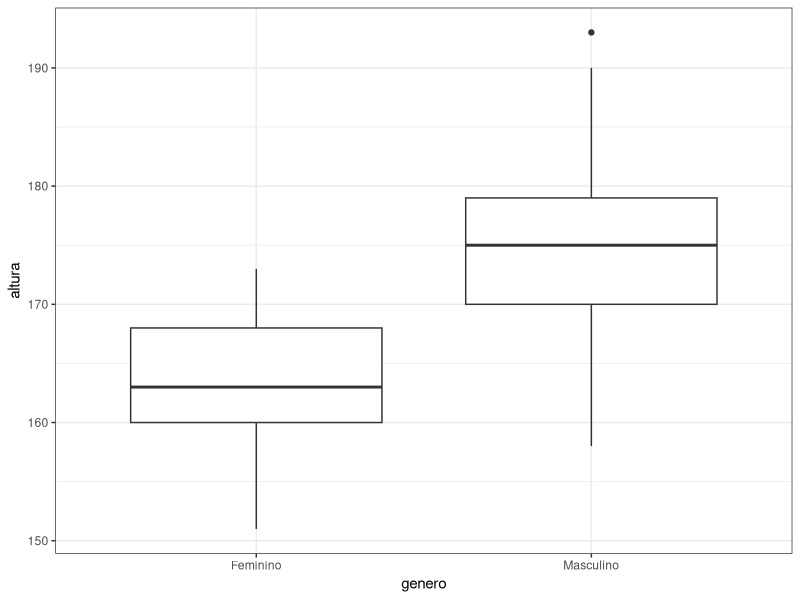

Source code (R): (Note: this script raises an error after producing the figure.)
## Pratica referente aos videos 17 e 18

#Para praticar o que aprendemos neste capitulo, use o conjunto de dados `alunos.csv` e ajuste um modelo linear para investigar se a altura de uma pessoa (medida em centimetros nesse modelo) muda em funcao de seu genero. Voce devera ajustar dois modelos para praticar o que aprendemos sobre contrastes:

# carregando pacote e importando dados
library(tidyverse)
alunos <- read.csv("dados/alunos.csv", stringsAsFactors = TRUE)

str(alunos) ## genero jah esta codificado como factor

# inspecionando distribuicao de altura
ggplot(alunos, aes(genero, altura))+
  geom_boxplot()+
  theme_bw()

contrasts(alunos$genero) 
# jah estah em treatment (default do R), 
# fem como nivel de referencia

#1. Um primeiro modelo, com contraste do tipo _treatment_ entre as variaveis.

# construindo modelo 1
mdl <- lm(altura ~ genero, alunos)

# coeficientes
tidy(mdl1) %>% 
  select(term, estimate)

## intercepto eh o nivel de referencia (feminino)
## slope corresponde a diferenca de medias em os niveis feminino e masculino
## homens sao em media 11.7 cm mais altos que as mulheres nessa amostra

#2. Um segundo modelo, com contraste do tipo _sum coding_.

## ajustando contraste
# ajustanto novo contraste
contrasts(alunos$genero) <- contr.sum(2)

contrasts(alunos$genero) ## sum coding, centrou intercepto

# construindo modelo 2
mdl2 <- lm(altura ~ genero, alunos)

# coeficientes
tidy(mdl2) %>% 
  select(term, estimate)

## intercepto agora eh a media de altura da amostra:
mean(alunos$altura)

## slope de genero1 eh metade da diferenca entre os niveis masculino e feminino (jah que eles foram codificados como -1 e 1)